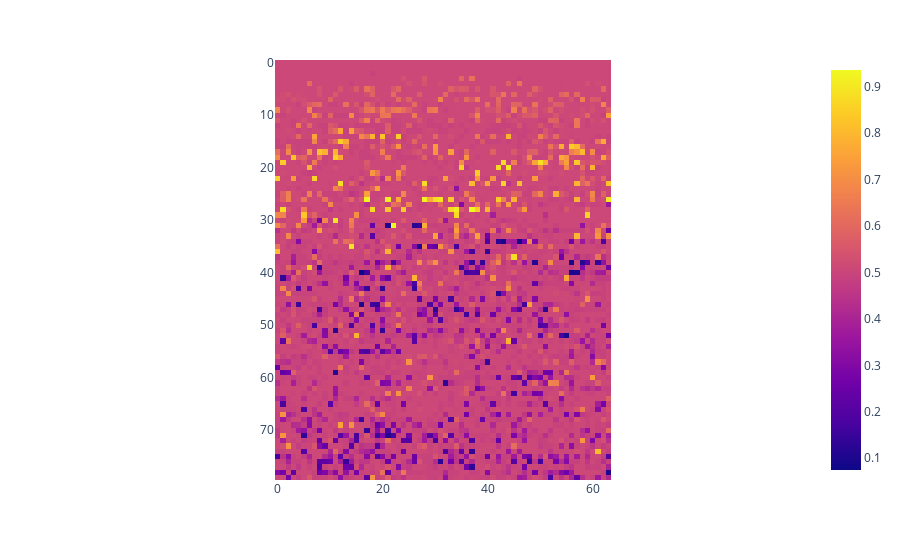

Write notebook code for a chart like this one.
### Code cell
px.imshow(acc_tensor_from_dict(transfer_accs, n_layers, n_heads))

### Figure 1 — Plotly figure (JSON) as saved in the notebook; plotly's stock layout.template omitted (floating-point values rounded to 4 significant figures; data arrays with more than 128 entries replaced by an {"elided": "..."} marker saying what was removed)
{"data": [{"coloraxis": "coloraxis", "hovertemplate": "x: %{x}<br>y: %{y}<br>color: %{z}<extra></extra>", "name": "0", "type": "heatmap", "xaxis": "x", "yaxis": "y", "z": {"elided": "80x64 float values"}}], "layout": {"coloraxis": {"colorscale": [[0, "#0d0887"], [0.1111, "#46039f"], [0.2222, "#7201a8"], [0.3333, "#9c179e"], [0.4444, "#bd3786"], [0.5556, "#d8576b"], [0.6667, "#ed7953"], [0.7778, "#fb9f3a"], [0.8889, "#fdca26"], [1, "#f0f921"]]}, "margin": {"t": 60}, "xaxis": {"anchor": "y", "constrain": "domain", "domain": [0, 1], "scaleanchor": "y"}, "yaxis": {"anchor": "x", "autorange": "reversed", "constrain": "domain", "domain": [0, 1]}}}
